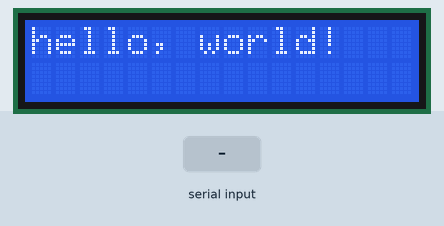
The sketch below on a simulated Arduino Uno, built with avr-gcc and run on an emulated ATmega328P. Shown: 16×2 character LCD. Inputs (shaded band) come from the test bench.

Above: at 1.2 s.
1.3 s: byte 30 received over Serial
At 2.2 s:
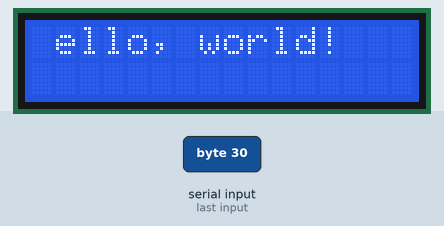
2.8 s: byte 90 received over Serial
At 3.3 s:
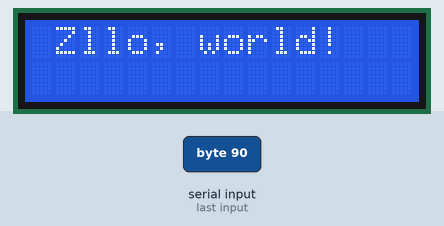
4.3 s: byte 120 received over Serial
At 5.5 s:
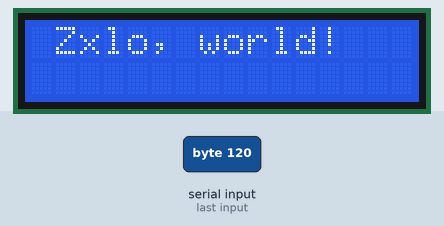
5.8 s: byte 30 received over Serial
At 6.8 s:
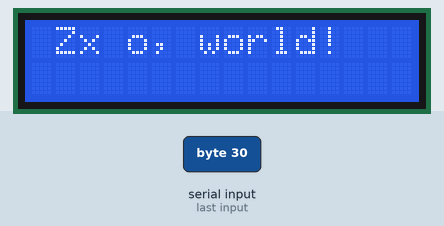
7.3 s: byte 90 received over Serial
At 8.0 s:
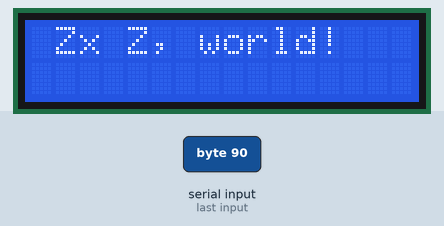
8.8 s: byte 120 received over Serial
At 9.1 s:
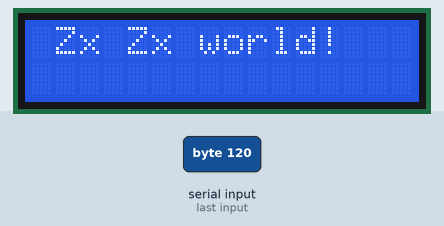
Timing chart, 0 to 11.3 s (numbered marks = the images above; inputs shaded):
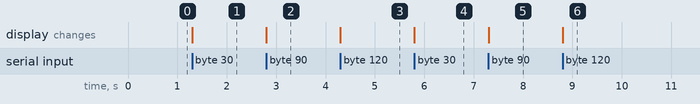

Measured:
- after the input at 1.3 s, the display: changes at once (image 1)
- after the input at 2.8 s, the display: changes at once (image 2)
- after the input at 4.3 s, the display: changes at once (image 3)
- after the input at 5.8 s, the display: changes at once (image 4)
- after the input at 7.3 s, the display: changes at once (image 5)
- after the input at 8.8 s, the display: changes at once (image 6)

The sketch:

Info_lcd.ino
```cpp
#include <LiquidCrystal.h>
LiquidCrystal lcd(11,12,10,9,8,7);
int dato;
int letra;
int fila;
void setup() {
Serial.begin(9600);
  // set up the LCD's number of columns and rows:
  lcd.begin(16, 2);
  // Print a message to the LCD.
  lcd.print("hello, world!");
  letra=0;
  fila=0;
}

void loop() {

  if(Serial.available())
  {
    dato=Serial.read();
    lcd.setCursor(letra, fila);
    if(letra==16)
    {
      fila=1;
    }
    lcd.write(dato);
    letra++;
  }
}
```
